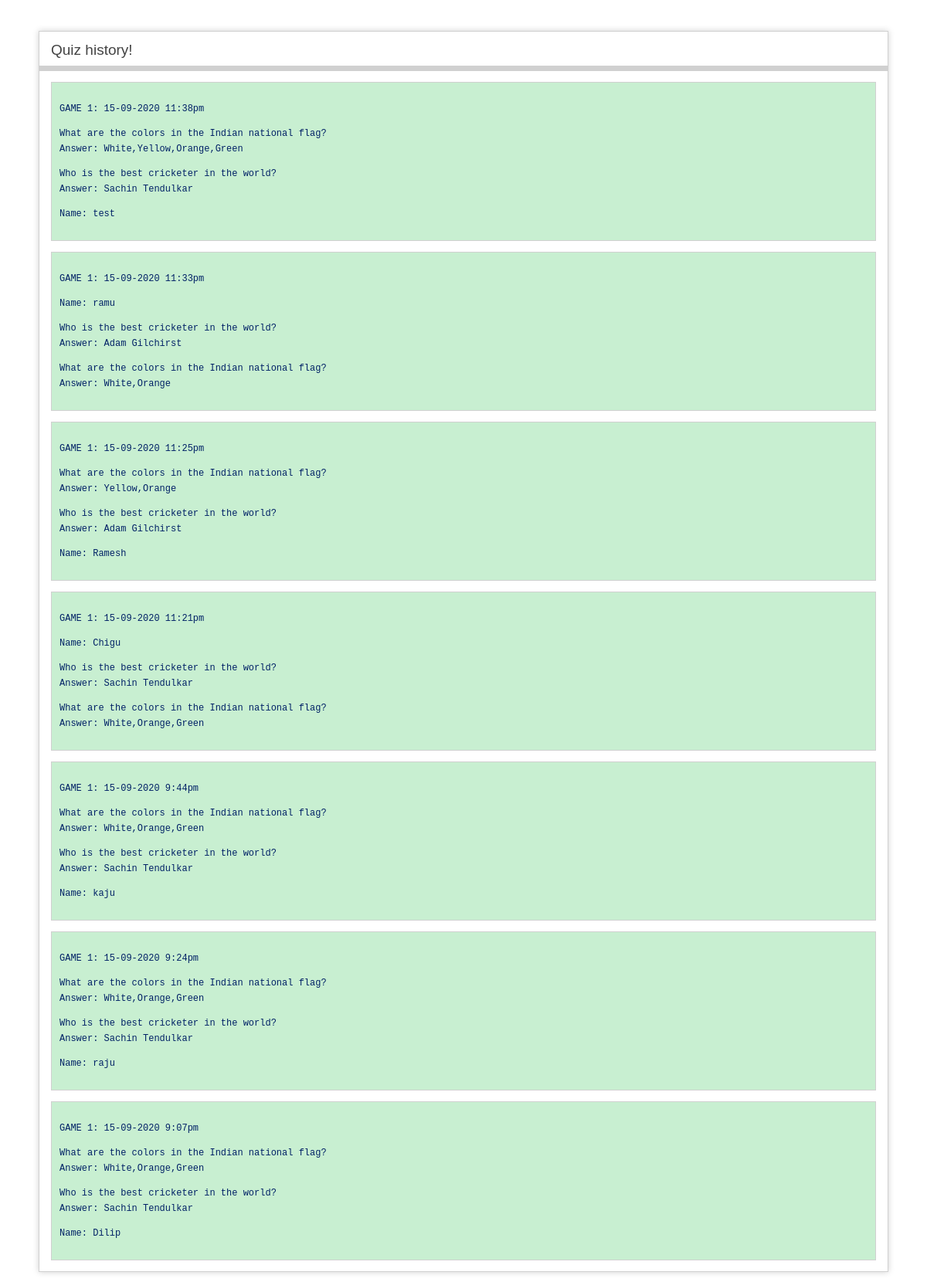
/index.php/home/historyQuiz, run on the app's committed database.
### tables this page shows
CREATE TABLE IF NOT EXISTS `quiz` (
  `answer_Id` int(11) NOT NULL AUTO_INCREMENT,
  `que_Id` int(11) NOT NULL,
  `answer` varchar(255) NOT NULL,
  `created_on` datetime NOT NULL DEFAULT CURRENT_TIMESTAMP,
  `updated_on` datetime DEFAULT NULL ON UPDATE CURRENT_TIMESTAMP,
  PRIMARY KEY (`answer_Id`)
);

CREATE TABLE IF NOT EXISTS `question` (
  `que_Id` int(11) NOT NULL AUTO_INCREMENT,
  `question` varchar(255) NOT NULL,
  `created_on` datetime NOT NULL DEFAULT CURRENT_TIMESTAMP,
  `updated_on` datetime DEFAULT NULL ON UPDATE CURRENT_TIMESTAMP,
  PRIMARY KEY (`que_Id`)
);

### application/controllers/Home.php (called while the page is built, shortened)
<?php
class Home extends CI_Controller {
	 public function __construct() {
	      $this->load->model('quizmodel');
	 }
	public function historyQuiz()
	{
		$result = $this->quizmodel->get_all_quiz()->result_array();
		$group = [];
		foreach ($result as $item)  {
		    if (!isset($group[$item['created_on']])) {
		        $group[$item['created_on']] = [];
		    }
		     $group[$item['created_on']][] = $item;
		}
		$data['quiz'] = $group;
        $this->load->view('history',$data);
	}
}

### index.php (called while the page is built, shortened)
<?php
require_once BASEPATH.'core/CodeIgniter.php';

### application/models/quizmodel.php (called while the page is built, shortened)
<?php if ( ! defined('BASEPATH')) exit('No direct script access allowed');
class quizmodel extends CI_Model {
	public function get_all_quiz()
	{
		$this->db->select("question,quiz.que_Id,answer,quiz.created_on");
		$this->db->JOIN('question','quiz.que_Id = question.que_Id','left');
		$this->db->order_by('quiz.created_on','DESC');
		$this->db->from("quiz");
		$query = $this->db->get();
		return $query;
	}
}

### application/views/history.php (the view, shortened to what this page needs)
?><!DOCTYPE html>
<html lang="en">
<head>
</head>
<body>
<div id="container">
	<h1>Quiz history!</h1>
	<div id="body">
		<?php  foreach($quiz as $key=>$value) { ?>
              <code>
              	<p>GAME 1: <?php echo date('d-m-Y g:ia',strtotime($key))?></p>
            <?php  foreach($value as $k=>$v) {   ?>
					<p><?php echo ($v['que_Id'] == 1) ? "Name: " : $v['question']. '<br/>' ?>
					<?php echo ($v['que_Id'] != 1) ? "Answer:  ".$v['answer'] : $v['answer']?></p>
			<?php } ?>
			</code>
		<?php } ?>
	</div>
</div>
</body>
</html>

### application/views/history.php (style rules this page uses)
body { background-color: #fff; margin: 40px; font: 13px/20px normal Helvetica, Arial, sans-serif; color: #4F5155; }
h1 { color: #444; background-color: transparent; border-bottom: 7px solid #D0D0D0; font-size: 19px; font-weight: normal; margin: 0 0 14px 0; padding: 14px 15px 10px 15px; }
code { font-family: Consolas, Monaco, Courier New, Courier, monospace; font-size: 12px; background-color: #c8efd1; border: 1px solid #D0D0D0; color: #002166; display: block; margin: 14px 0 14px 0; padding: 12px 10px 12px 10px; }
#body { margin: 0 15px 0 15px; }
#container { margin: 10px; border: 1px solid #D0D0D0; box-shadow: 0 0 8px #D0D0D0; }

### data on the page
quiz: que_Id.question "What are the colors in the Indian national flag?", answer "White,Yellow,Orange,Green"
quiz: que_Id.question "Who is the best cricketer in the world?", answer "Sachin Tendulkar"
quiz: shows "Name:", answer "test"
quiz: shows "Name:", answer "ramu"
quiz: que_Id.question "Who is the best cricketer in the world?", answer "Adam Gilchirst"
quiz: que_Id.question "What are the colors in the Indian national flag?", answer "White,Orange"
quiz: que_Id.question "What are the colors in the Indian national flag?", answer "Yellow,Orange"
quiz: que_Id.question "Who is the best cricketer in the world?", answer "Adam Gilchirst"
quiz: shows "Name:", answer "Ramesh"
quiz: shows "Name:", answer "Chigu"
quiz: que_Id.question "Who is the best cricketer in the world?", answer "Sachin Tendulkar"
quiz: que_Id.question "What are the colors in the Indian national flag?", answer "White,Orange,Green"
quiz: que_Id.question "What are the colors in the Indian national flag?", answer "White,Orange,Green"
quiz: que_Id.question "Who is the best cricketer in the world?", answer "Sachin Tendulkar"
quiz: shows "Name:", answer "kaju"
quiz: que_Id.question "What are the colors in the Indian national flag?", answer "White,Orange,Green"
quiz: que_Id.question "Who is the best cricketer in the world?", answer "Sachin Tendulkar"
quiz: shows "Name:", answer "raju"
quiz: que_Id.question "What are the colors in the Indian national flag?", answer "White,Orange,Green"
quiz: que_Id.question "Who is the best cricketer in the world?", answer "Sachin Tendulkar"
quiz: shows "Name:", answer "Dilip"

### other printed values
date('d-m-Y g:ia',strtotime($key)) "15-09-2020 11:38pm"
date('d-m-Y g:ia',strtotime($key)) "15-09-2020 11:33pm"
date('d-m-Y g:ia',strtotime($key)) "15-09-2020 11:25pm"
date('d-m-Y g:ia',strtotime($key)) "15-09-2020 11:21pm"
date('d-m-Y g:ia',strtotime($key)) "15-09-2020 9:44pm"
date('d-m-Y g:ia',strtotime($key)) "15-09-2020 9:24pm"
date('d-m-Y g:ia',strtotime($key)) "15-09-2020 9:07pm"
